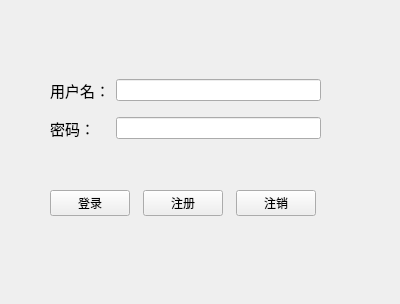
<?xml version="1.0" encoding="UTF-8"?>
<ui version="4.0">
 <class>TcpClient</class>
 <widget class="QWidget" name="TcpClient">
  <property name="geometry">
   <rect>
    <x>0</x>
    <y>0</y>
    <width>400</width>
    <height>304</height>
   </rect>
  </property>
  <property name="minimumSize">
   <size>
    <width>400</width>
    <height>300</height>
   </size>
  </property>
  <property name="maximumSize">
   <size>
    <width>500</width>
    <height>400</height>
   </size>
  </property>
  <property name="windowTitle">
   <string>TcpClient</string>
  </property>
  <widget class="QWidget" name="">
   <property name="geometry">
    <rect>
     <x>50</x>
     <y>70</y>
     <width>271</width>
     <height>81</height>
    </rect>
   </property>
   <layout class="QGridLayout" name="gridLayout">
    <item row="0" column="0">
     <widget class="QLabel" name="name_Label">
      <property name="font">
       <font>
        <pointsize>11</pointsize>
       </font>
      </property>
      <property name="text">
       <string>用户名：</string>
      </property>
     </widget>
    </item>
    <item row="0" column="1">
     <widget class="QLineEdit" name="name_Edit"/>
    </item>
    <item row="1" column="0">
     <widget class="QLabel" name="pwd_Label">
      <property name="font">
       <font>
        <pointsize>11</pointsize>
       </font>
      </property>
      <property name="text">
       <string>密码：</string>
      </property>
     </widget>
    </item>
    <item row="1" column="1">
     <widget class="QLineEdit" name="pwd_Edit">
      <property name="echoMode">
       <enum>QLineEdit::Password</enum>
      </property>
     </widget>
    </item>
   </layout>
  </widget>
  <widget class="QWidget" name="">
   <property name="geometry">
    <rect>
     <x>50</x>
     <y>190</y>
     <width>266</width>
     <height>26</height>
    </rect>
   </property>
   <layout class="QHBoxLayout" name="horizontalLayout">
    <item>
     <widget class="QPushButton" name="login_Button">
      <property name="text">
       <string>登录</string>
      </property>
     </widget>
    </item>
    <item>
     <spacer name="horizontalSpacer">
      <property name="orientation">
       <enum>Qt::Horizontal</enum>
      </property>
      <property name="sizeHint" stdset="0">
       <size>
        <width>40</width>
        <height>20</height>
       </size>
      </property>
     </spacer>
    </item>
    <item>
     <widget class="QPushButton" name="register_Button">
      <property name="text">
       <string>注册</string>
      </property>
     </widget>
    </item>
    <item>
     <spacer name="horizontalSpacer_2">
      <property name="orientation">
       <enum>Qt::Horizontal</enum>
      </property>
      <property name="sizeHint" stdset="0">
       <size>
        <width>40</width>
        <height>20</height>
       </size>
      </property>
     </spacer>
    </item>
    <item>
     <widget class="QPushButton" name="logout_Button">
      <property name="text">
       <string>注销</string>
      </property>
     </widget>
    </item>
   </layout>
  </widget>
 </widget>
 <resources/>
 <connections/>
</ui>
